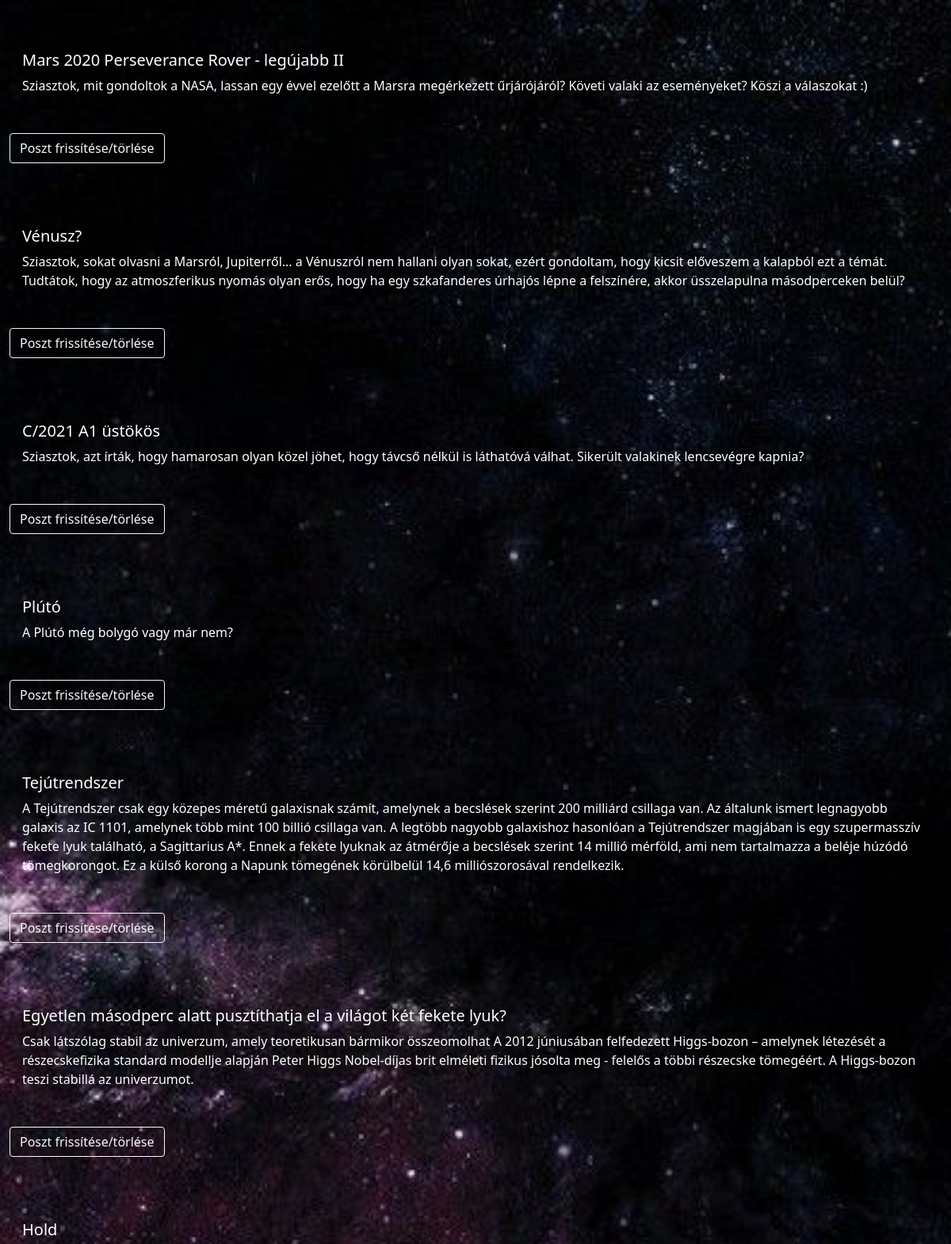
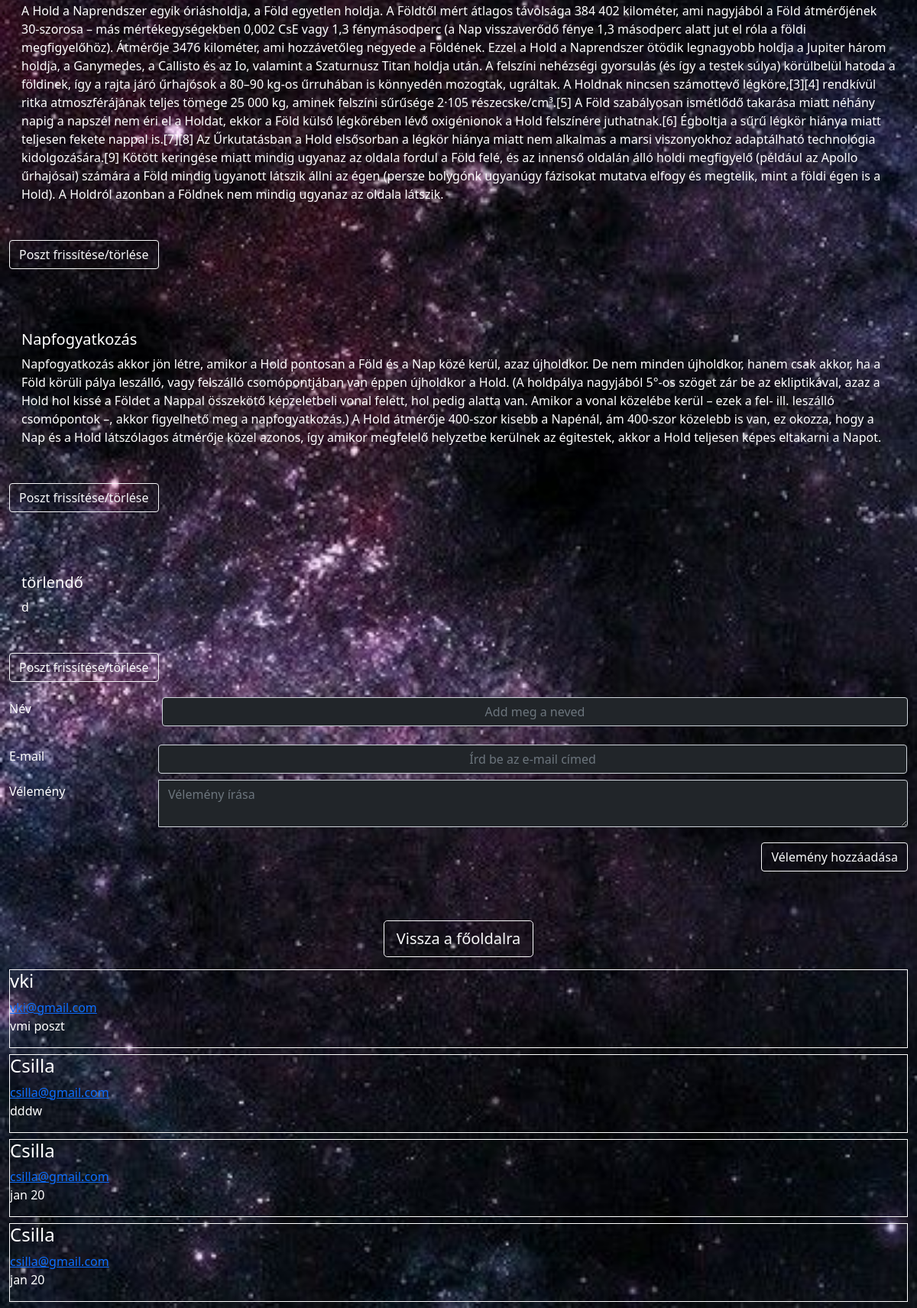
The page /view.php on the database its author committed (2 pictures, top to bottom).
### tables this page shows
CREATE TABLE `data` (
  `id` int(11) NOT NULL,
  `title` varchar(255) NOT NULL,
  `content` longtext NOT NULL,
  `user_id` int(11) NOT NULL
);

CREATE TABLE `comments` (
  `id` int(11) NOT NULL,
  `name` varchar(255) NOT NULL,
  `email` varchar(255) NOT NULL,
  `comment` mediumtext NOT NULL
);

### logic.php (called while the page is built, shortened)
<?php
$conn = mysqli_connect("localhost", "root", "", "blog");
$sql = "SELECT * FROM data";
$query = mysqli_query($conn, $sql);

### view.php (the view, shortened to what this page needs)
<?php
include "logic.php";
?>
<!DOCTYPE html>
<html lang="en">
<head>
    <link rel="stylesheet" href="style4.css">
    <link href="https://cdn.jsdelivr.net/npm/bootstrap@5.1.3/dist/css/bootstrap.min.css" rel="stylesheet">
</head>
<body>
    <div class="container-fluid">
        <?php foreach ($query as $q) { ?>
            <div class="justify-content-center">
                <div class="wrapper text-white bg-transparent mt-5">
                    <div class="card-body">
                        <h5><?php echo $q['title']; ?></h5>
                        <p><?php echo substr($q['content'], 0, 10000); ?></p>
                    </div>
                </div>
            </div>
            <div>
                <a href="edit.php" class="btn btn-outline-light my-3">Poszt frissítése/törlése</a>
            </div>
        <?php } ?>
        <div class="wrapper">
            <form action="" method="POST" class="form">
                <div class="mb-3 row text-white">
                    <label for="name" class="col-sm-2 col-form-label">Név</label>
                    <div class="col-sm-10">
                        <input type="text" name="name" id="name" class="form-control my-1 bg-dark text-white text-center" placeholder="Add meg a neved" required>
                    </div>
                </div>
                <div class="input-group text-white">
                    <label for="email" class="col-sm-2 col-form-label">E-mail</label>
                    <div class="col-sm-10">
                        <input type="email" name="email" id="email" class="form-control my-1 bg-dark text-white text-center" placeholder="Írd be az e-mail címed" required>
                    </div>
                </div>
                <div class="input-group text-white">
                    <label for="comment" class="col-sm-2 col-form-label">Vélemény</label>
                    <textarea id="comment" name="comment" class="form-control my-1 bg-dark text-white" placeholder="Vélemény írása" required></textarea>
                </div>
        </div>
        <div class="text-end">
            <button name="submit" class="btn btn-outline-light my-3 pr-3">Vélemény hozzáadása</button>
        </div>
        <div class="text-center">
            <a href="welcome.php" class="btn btn-outline-light btn-lg my-3 mt-5">Vissza a főoldalra</a>
        </div>
        <div class="prev-comments text-white">
            <?php
            $sql = "SELECT * FROM comments";
            $result = mysqli_query($conn, $sql);
            if (mysqli_num_rows($result) > 0) {
                while ($row = mysqli_fetch_assoc($result)) {
            ?>
                    <div class="single-item border border-white mb-2">
                        <h4><?php echo $row['name']; ?></h4>
                        <a href="mailto:<?php echo $row['email']; ?>"><?php echo $row['email']; ?></a>
                        <p><?php echo $row['comment']; ?></p>
                    </div>
            <?php
                }
            }
            ?>
        </div>
    </div>
</body>
</html>

### style4.css (style rules this page uses)
* { margin: 0; padding: 0; box-sizing: border-box; }
body { width: 100%; min-height: 100vh; background-image: url(bgimage.jpg); background-size: cover; display: flex; justify-content: center; align-items: center; background-repeat: no-repeat; }

### rows shown on the page
data: title "Mars 2020 Perseverance Rover - legújabb II", content "Sziasztok, mit gondoltok a NASA, lassan egy évvel ezelőtt a Marsra megérkezett űrjárójáról? Követi valaki az eseményeket? Köszi a válaszokat :)"
data: title "Vénusz?", content "Sziasztok, sokat olvasni a Marsról, Jupiterről... a Vénuszról nem hallani olyan sokat, ezért gondoltam, hogy kicsit előveszem a kalapból ezt a témát. Tudtátok, hogy az atmoszferikus nyomás olyan erős, hogy ha egy szkafanderes úrhajós lépne a felszínére, akkor üsszelapulna másodperceken belül?"
data: title "C/2021 A1 üstökös", content "Sziasztok, azt írták, hogy hamarosan olyan közel jöhet, hogy távcső nélkül is láthatóvá válhat. Sikerült valakinek lencsevégre kapnia?"
data: title "Plútó", content "A Plútó még bolygó vagy már nem?"
data: title "Tejútrendszer", content "A Tejútrendszer csak egy közepes méretű galaxisnak számít, amelynek a becslések szerint 200 milliárd csillaga van. Az általunk ismert legnagyobb galaxis az IC 1101, amelynek több mint 100 billió csillaga van. A legtöbb nagyobb galaxishoz hasonlóan a Tejútrendszer magjában is egy szupermasszív fekete lyuk található, a Sagittarius A*. Ennek a fekete lyuknak az átmérője a becslések szerint 14 millió mérföld, ami nem tartalmazza a beléje húzódó tömegkorongot. Ez a külső korong a Napunk tömegének körülbelül 14,6 milliószorosával rendelkezik."
data: title "Egyetlen másodperc alatt pusztíthatja el a világot két fekete lyuk?", content "Csak látszólag stabil az univerzum, amely teoretikusan bármikor összeomolhat A 2012 júniusában felfedezett Higgs-bozon – amelynek létezését a részecskefizika standard modellje alapján Peter Higgs Nobel-díjas brit elméleti fizikus jósolta meg - felelős a többi részecske tömegéért. A Higgs-bozon teszi stabillá az univerzumot."
data: title "Hold", content "A Hold a Naprendszer egyik óriásholdja, a Föld egyetlen holdja. A Földtől mért átlagos távolsága 384 402 kilométer, ami nagyjából a Föld átmérőjének 30-szorosa – más mértékegységekben 0,002 CsE vagy 1,3 fénymásodperc (a Nap visszaverődő fénye 1,3 másodperc alatt jut el róla a földi megfigyelőhöz). Átmérője 3476 kilométer, ami hozzávetőleg negyede a Földének. Ezzel a Hold a Naprendszer ötödik legnagyobb holdja a Jupiter három holdja, a Ganymedes, a Callisto és az Io, valamint a Szaturnusz Titan holdja után. A felszíni nehézségi gyorsulás (és így a testek súlya) körülbelül hatoda a földinek, így a rajta járó űrhajósok a 80–90 kg-os űrruhában is könnyedén mozogtak, ugráltak. A Holdnak nincsen…"
data: title "Napfogyatkozás", content "Napfogyatkozás akkor jön létre, amikor a Hold pontosan a Föld és a Nap közé kerül, azaz újholdkor. De nem minden újholdkor, hanem csak akkor, ha a Föld körüli pálya leszálló, vagy felszálló csomópontjában van éppen újholdkor a Hold. (A holdpálya nagyjából 5°-os szöget zár be az ekliptikával, azaz a Hold hol kissé a Földet a Nappal összekötő képzeletbeli vonal felett, hol pedig alatta van. Amikor a vonal közelébe kerül – ezek a fel- ill. leszálló csomópontok –, akkor figyelhető meg a napfogyatkozás.) A Hold átmérője 400-szor kisebb a Napénál, ám 400-szor közelebb is van, ez okozza, hogy a Nap és a Hold látszólagos átmérője közel azonos, így amikor megfelelő helyzetbe kerülnek az égitestek,…"
data: title "törlendő", content "d"
comments: name "vki", email "vki@gmail.com", comment "vmi poszt"
comments: name "Csilla", email "csilla@gmail.com", comment "dddw"
comments: name "Csilla", email "csilla@gmail.com", comment "jan 20"
comments: name "Csilla", email "csilla@gmail.com", comment "jan 20"
